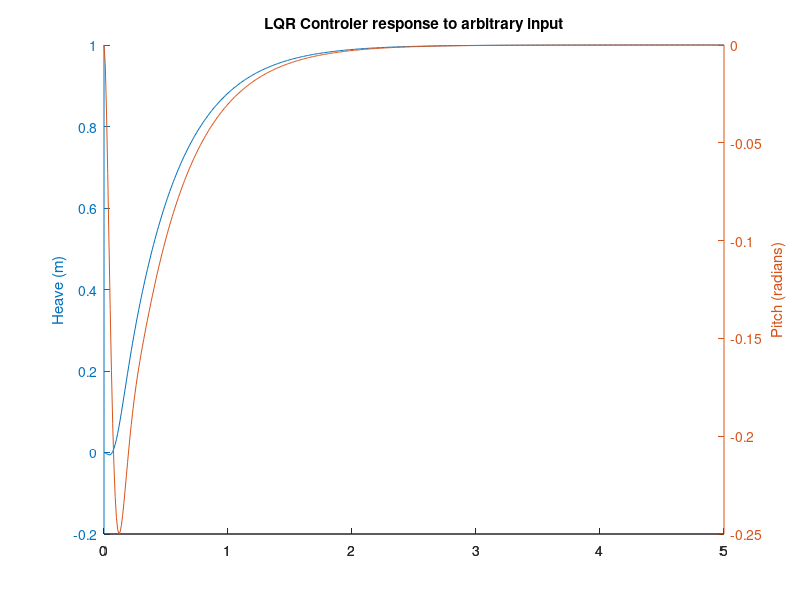

This chart was generated by the following MATLAB code:
clc
clear
close all

%Defining parameters
rho=997;        %[kg/m^3]   Water density
U=4;         %[m/s]      Hydrofoil speed in x direction
mass=29.16;     %[kg]       Hydrofoil mass
I_yy=7.6;       %[kg/m^2]
d1=0.515;
d2=0.1825;
d3=0.4768;
d4=0.4768;
d_f=d1;           %0.5;  %[m]
d_a=d2;           %0.3;  %[m]
S_f=0.036;       %[m^2] Area of the fore foil   
S_a=0.036*2;     %[m^2] Area of the aft foil (2X)
d_h=0;

%Initial conditions
z=0.4;          %[m] initial Height
z_dot=0;        %[m/s] initial velocity in z direction    
theta=0;        %[rad] initial pitch   
theta_dot=0;    %[rad] initial pitch rate

%Derivatives with respect to various parameters

Dclf_O_Dalpha=4.205;%0.06*(360/(2*pi));       %From Flyingfish documentation Figure 2-7  Converted to 1/rad
Dcla_O_Dalpha=4.205;%0.06*(360/(2*pi));       %From Flyingfish documentation Figure 2-7
Dcdf_O_Dalpha=0.380;%0.00375*(360/(2*pi));    %From Flyingfish documentation Figure 2-7
Dcda_O_Dalpha=0.380;%0.00375*(360/(2*pi));    %From Flyingfish documentation Figure 2-7

Dalpha_O_Dtheta=1;
Dalpha_O_Dz_dot=1/U;

Dalpha_f_O_Dtheta_dot=-d_f/U;
Dalpha_a_O_Dtheta_dot=-d_a/U;

Dalpha_O_Ddelta_f=1;
Dalpha_O_Ddelta_a=1;

%Defining states and input
%x_dot=[z_dot theta_dot z_dbldot theta_dbldot];
%x=[z theta z_dot theta_dot];
%u=[delta_f delta_a];

%Defining components of A matrix in state space equation x_dot=Ax+Bu
Constant_1=(-rho*U^2)/(2*mass);
A32=Constant_1*(S_f*Dclf_O_Dalpha*Dalpha_O_Dtheta         +S_a*Dcla_O_Dalpha*Dalpha_O_Dtheta             +S_f*Dcdf_O_Dalpha*Dalpha_O_Dtheta           +S_a*Dcda_O_Dalpha*Dalpha_O_Dtheta);
A33=Constant_1*(S_f*Dclf_O_Dalpha*Dalpha_O_Dz_dot         +S_a*Dcla_O_Dalpha*Dalpha_O_Dz_dot             +S_f*Dcdf_O_Dalpha*Dalpha_O_Dz_dot           +S_a*Dcda_O_Dalpha*Dalpha_O_Dz_dot);
A34=Constant_1*(S_f*Dclf_O_Dalpha*Dalpha_f_O_Dtheta_dot   +S_a*Dcla_O_Dalpha*Dalpha_a_O_Dtheta_dot       +S_f*Dcdf_O_Dalpha*Dalpha_f_O_Dtheta_dot     +S_a*Dcda_O_Dalpha*Dalpha_a_O_Dtheta_dot);

Constant_2=(-rho*U^2)/(2*I_yy);
A42=Constant_2*(S_f*Dclf_O_Dalpha*Dalpha_O_Dtheta*d1        +S_a*Dcla_O_Dalpha*Dalpha_O_Dtheta*d2            +S_f*Dcdf_O_Dalpha*Dalpha_O_Dtheta*d3          +S_a*Dcda_O_Dalpha*Dalpha_O_Dtheta*d4);
A43=Constant_2*(S_f*Dclf_O_Dalpha*Dalpha_O_Dz_dot*d1        +S_a*Dcla_O_Dalpha*Dalpha_O_Dz_dot*d2            +S_f*Dcdf_O_Dalpha*Dalpha_O_Dz_dot*d3          +S_a*Dcda_O_Dalpha*Dalpha_O_Dz_dot*d4);
A44=Constant_2*(S_f*Dclf_O_Dalpha*Dalpha_f_O_Dtheta_dot*d1  +S_a*Dcla_O_Dalpha*Dalpha_a_O_Dtheta_dot*d2      +S_f*Dcdf_O_Dalpha*Dalpha_f_O_Dtheta_dot*d3    +S_a*Dcda_O_Dalpha*Dalpha_a_O_Dtheta_dot*d4);

A=[0    0   1   0;
    0   0   0   1;
    0   A32 A33 A34;
    0   A42 A43 A44];

%Defining components of B matrix in state space equation x_dot=Ax+Bu
B31=Constant_1*S_f*(Dclf_O_Dalpha*Dalpha_O_Ddelta_f+Dcdf_O_Dalpha*Dalpha_O_Ddelta_f);
B32=Constant_1*S_a*(Dclf_O_Dalpha*Dalpha_O_Ddelta_a+Dcdf_O_Dalpha*Dalpha_O_Ddelta_a);
B41=-Constant_2*S_f*(Dclf_O_Dalpha*Dalpha_O_Ddelta_f+Dcdf_O_Dalpha*Dalpha_O_Ddelta_f);
B42=Constant_2*S_a*(Dclf_O_Dalpha*Dalpha_O_Ddelta_a+Dcdf_O_Dalpha*Dalpha_O_Ddelta_a);

B=[0    0;
   0    0;
   B31  B32;
   B41	B42];

%Defining C and D
C = [1 0 0 0;
     0 1 0 0];
 
D = [0  0;
     0  0];

%Print matrixes A B C D
A,B,C,D

%Defining states and input and output and finding the open loop poles

states = {'z' 'theta' 'z_dot' 'theta_dot'};
inputs = {'delta_f';'delta_a'};
outputs = {'z'; 'theta'};

sys_ss = ss(A,B,C,D,'statename',states,'inputname',inputs,'outputname',outputs);

poles = eig(A)

%generate the controllability matrix
co = ctrb(sys_ss);
controllability = rank(co)

%LQR Controller
Q = C'*C;
Q(1,1) = 1;
Q(2,2) = 5;
R = [5  0;
    0   1];
K = lqr(A,B,Q,R)

Ac = [(A-B*K)];
Bc = [B];
Cc = [C];
% Dc = [D];
Dc_new =     [0  0  0   0;
              0  0  0   0];

states = {'z' 'theta' 'z_dot' 'theta_dot'};
% inputs = {'delta_cr_f';'delta_cr_a'};
inputs =  {'z2';'theta2';'z_dot2';'theta_dot2'};
outputs = {'z'; 'theta'};

% sys_cl = ss(Ac,Bc,Cc,Dc,'statename',states,'inputname',inputs,'outputname',outputs);
% Lc=inv(dcgain(sys_cl))
% sys_cl = ss(Ac,Bc*Lc,Cc,Dc,'statename',states,'inputname',inputs,'outputname',outputs);
sys_cl = ss(Ac,Bc*K,Cc,Dc_new,'statename',states,'inputname',inputs,'outputname',outputs);

t = 0:0.01:5;

inp =[1*ones(size(t));zeros(size(t));zeros(size(t));zeros(size(t))];
[y,t,x]=lsim(sys_cl,inp,t);
hold on
[Axis,H1,H2] = plotyy(t,y(:,1),t,y(:,2),'plot');
set(get(Axis(1),'Ylabel'),'String','Heave (m)')
set(get(Axis(2),'Ylabel'),'String','Pitch (radians)')
title('LQR Controler response to arbitrary input')
